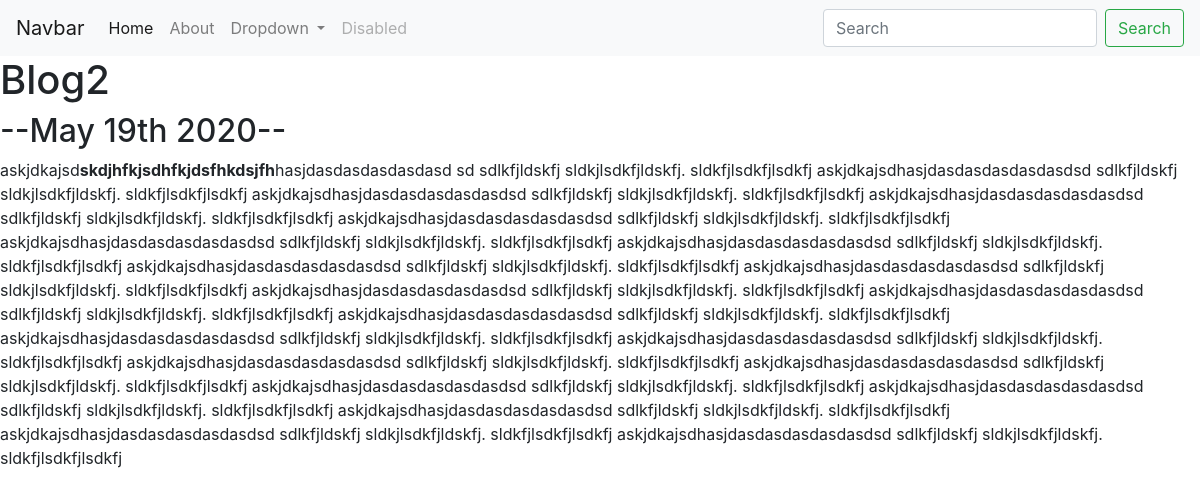
The app's page /blog/2/ with its own data.
### blog/models.py (models this page shows, shortened)
class Blog(models.Model):
    title = models.CharField(max_length=100)
    date = models.DateField(default=date.today)
    text = models.TextField()
    url = models.URLField(blank=True)

### blog/views.py (the view)
# urls.py: path('<int:blog_id>/', views.detail, name = 'detail'),
def detail(request, blog_id):
    blog = get_object_or_404(Blog, pk=blog_id)
    return render(request, 'blog/detail.html', {'blog':blog})

### blog/templates/blog/detail.html
{% extends 'portfolio/base.html' %}
{% block content %}
<h1>{{ blog.title }}</h1>
<h2>--{{ blog.date|date:'F jS Y' }}--</h2>
{{ blog.text|safe }}
{% endblock %}

### records on screen
Blog: title "Blog2", date "May 19th 2020", text "askjdkajsd skdjhfkjsdhfkjdsfhkdsjfh hasjdasdasdasdasdasd sd sdlkfjldskfj sldkjlsdkfjldskfj. sldkfjlsdkfjlsdkfj askjdkajsdhasjdasdasdasdasdasdsd sdlkfjldskfj sldkjlsdkfjldskfj. sldkfjlsdkfjlsdkfj askjdkajsdhasjdasdasdasdasdasdsd sdlkfjldskfj sldkjlsdkfjldskfj. sldkfjlsdkfjlsdkfj askjdkajsdhasjdasdasdasdasdasdsd sdlkfjldskfj sldkjlsdkfjldskfj. sldkfjlsdkfjlsdkfj askjdkajsdhasjdasdasdasdasdasdsd sdlkfjldskfj sldkjlsdkfjldskfj. sldkfjlsdkfjlsdkfj askjdkajsdhasjdasdasdasdasdasdsd sdlkfjldskfj sldkjlsdkfjldskfj. sldkfjlsdkfjlsdkfj askjdkajsdhasjdasdasdasdasdasdsd sdlkfjldskfj sldkjlsdkfjldskfj. sldkfjlsdkfjlsdkfj askjdkajsdhasjdasdasdasdasdasdsd sdlkfjldskfj sldkjlsdkfjldskfj. sldkfjlsdkfjlsdkfj…"
